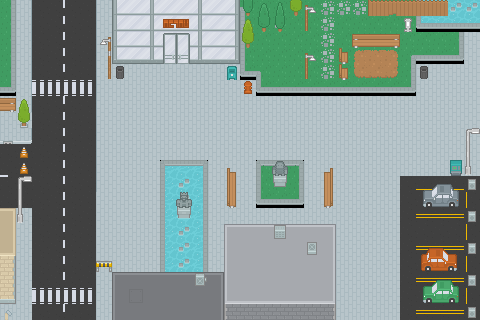

This is a level from a 2D game, rendered from its Tiled map with the project's own tilesets. A one-line summary and the complete map file follow:
An orthogonal 30x20 tile map with 16x16 px tiles, 4 tile layers (terrain, objects, IFOPlayer1, IFOPlayer2).

<map version="1.4" tiledversion="1.4.1" orientation="orthogonal" renderorder="right-down" width="30" height="20" tilewidth="16" tileheight="16" infinite="0" nextlayerid="5" nextobjectid="1">
 <tileset firstgid="1" source="../assets/city.tsx" />
 <layer id="1" name="terrain" width="30" height="20">
  <data encoding="csv">
72,748,715,787,788,715,747,239,351,240,351,351,240,351,241,37,964,964,964,964,964,964,964,964,964,964,212,213,213,213,
72,748,715,787,788,715,747,239,351,240,351,351,240,351,241,70,964,71,964,964,964,964,964,964,964,964,249,250,250,250,
72,748,715,787,788,715,747,239,351,240,351,351,240,351,241,70,964,964,964,964,964,964,964,964,964,964,964,964,72,748,
72,748,715,787,788,715,747,310,385,311,385,385,311,385,312,70,964,964,964,964,964,964,964,964,964,36,108,108,109,748,
72,748,715,787,788,715,747,748,748,748,748,748,748,748,748,107,37,964,964,964,964,964,964,964,964,72,748,748,748,748,
109,748,829,829,829,829,747,748,748,748,748,748,748,748,748,748,107,108,108,108,108,108,108,108,108,109,748,748,748,748,
748,749,715,787,788,715,747,748,748,748,748,748,748,748,748,748,748,748,748,748,748,748,748,748,748,748,748,748,748,748,
748,748,715,787,788,715,747,748,748,748,748,748,748,748,748,748,748,748,748,748,748,748,748,748,748,748,748,748,748,748,
748,748,715,787,788,715,747,748,748,748,748,748,748,748,748,748,748,748,748,748,748,748,748,748,748,748,748,748,748,748,
715,715,715,787,788,715,747,748,748,748,748,748,748,748,748,748,748,748,748,748,748,748,748,748,748,748,748,748,748,748,
714,715,715,787,788,715,747,748,748,748,175,176,177,748,748,748,33,34,35,748,748,748,748,748,748,748,748,748,748,748,
751,715,715,787,788,715,747,748,748,748,212,213,214,748,748,748,70,147,72,748,748,748,748,748,748,748,790,790,790,715,
715,715,715,787,788,715,748,748,748,748,212,213,214,748,748,748,107,108,109,748,748,748,748,748,748,748,715,715,715,715,
26,748,715,787,788,715,748,748,748,748,212,213,214,748,748,748,748,748,748,748,748,748,748,748,748,748,717,717,717,715,
65,748,715,787,788,715,748,748,748,748,212,213,214,748,17,19,19,19,19,19,18,748,748,748,748,748,715,715,715,715,
63,748,715,787,788,715,748,748,748,748,212,213,214,748,20,23,23,23,23,23,57,748,748,748,748,748,717,717,717,715,
197,748,715,787,788,715,748,748,748,748,212,213,214,748,20,23,23,23,23,23,57,748,748,748,748,748,715,715,715,715,
197,748,715,787,788,715,748,9,11,11,11,11,11,10,20,23,23,23,23,23,57,748,748,748,748,748,717,717,717,715,
308,748,829,829,829,829,748,12,53,15,15,15,15,49,54,56,56,56,56,56,55,748,748,748,748,748,715,715,715,715,
748,748,715,787,788,715,748,12,15,15,15,15,15,49,191,192,192,192,192,192,193,748,748,748,748,748,717,717,717,715
</data>
 </layer>
 <layer id="2" name="objects" width="30" height="20">
  <data encoding="csv">
0,749,0,0,0,0,0,0,0,0,0,0,0,0,0,444,404,407,439,601,174,174,174,614,613,541,541,541,0,0,
0,749,0,0,0,0,0,0,0,0,332,333,0,0,0,402,441,444,0,675,174,0,0,0,0,634,0,0,0,0,
0,749,0,0,0,0,600,0,0,0,912,913,0,0,0,439,0,0,0,0,174,0,573,608,574,0,0,0,0,0,
0,749,0,0,0,0,637,0,0,0,949,950,0,0,0,0,0,0,0,601,174,537,936,937,938,0,0,0,0,0,
0,749,0,0,0,0,674,497,0,0,0,0,0,0,605,0,0,0,0,675,174,537,1010,1011,1012,0,497,0,0,0,
0,749,0,0,0,0,0,0,0,0,0,0,0,0,0,534,0,0,0,0,0,0,0,0,0,0,0,0,0,0,
574,402,0,0,0,0,0,0,0,0,0,0,0,0,0,0,0,0,0,0,0,0,0,0,0,0,0,0,0,0,
0,476,0,0,0,0,0,0,0,0,0,0,0,0,0,0,0,0,0,0,0,0,0,0,0,0,0,0,0,0,
858,823,0,0,0,0,0,0,0,0,0,0,0,0,0,0,0,0,0,0,0,0,0,0,0,0,0,0,0,595,
0,681,0,0,0,0,0,0,0,0,0,0,0,0,0,0,0,0,0,0,0,0,0,0,0,0,0,0,0,632,
0,681,0,0,0,0,0,0,0,0,0,0,0,0,538,0,33,111,35,0,535,0,0,0,0,0,0,0,321,669,
0,595,0,0,0,0,0,0,0,0,0,0,0,0,575,0,70,147,72,0,572,0,0,0,0,715,772,773,774,548,
0,632,0,0,0,0,0,0,0,0,0,110,0,0,612,0,107,108,109,0,609,0,0,0,0,715,809,810,811,789,
0,669,0,0,0,0,0,0,0,0,0,252,0,0,0,0,0,0,0,0,0,0,0,0,0,715,0,0,0,548,
0,0,0,0,0,0,0,0,0,0,0,0,0,0,0,0,0,617,0,0,0,0,0,0,0,715,0,0,0,789,
0,0,0,0,0,0,0,0,0,0,0,0,0,0,0,0,0,0,0,546,0,0,0,0,0,715,923,924,925,548,
0,0,0,0,0,0,284,0,0,0,0,0,0,0,0,0,0,0,0,0,0,0,0,0,0,715,960,961,962,789,
0,0,0,0,0,0,0,0,0,0,0,0,549,0,0,0,0,0,0,0,0,0,0,0,0,715,624,625,626,548,
0,0,0,0,0,0,0,0,0,0,0,0,0,0,0,0,0,0,0,0,0,0,0,0,0,715,661,662,663,789,
785,0,0,0,0,0,0,0,0,0,0,0,0,0,0,0,0,0,0,0,0,0,0,0,0,715,0,0,0,548
</data>
 </layer>
 <layer id="3" name="IFOPlayer1" width="30" height="20">
  <data encoding="csv">
0,0,0,0,0,0,0,0,0,0,0,0,0,0,0,0,0,0,0,0,0,0,0,0,0,0,0,0,0,0,
0,0,0,0,0,0,0,0,0,0,0,0,0,0,0,0,0,0,0,0,0,0,0,0,0,0,0,0,0,0,
0,0,0,0,0,0,0,0,0,0,0,0,0,0,0,0,0,0,0,0,0,0,0,0,0,0,0,0,0,0,
0,0,0,0,0,0,0,0,0,0,0,0,0,0,0,0,0,0,0,0,0,0,0,0,0,0,0,0,0,0,
0,0,0,0,0,0,0,0,0,0,0,0,0,0,0,0,0,0,0,0,0,0,0,0,0,0,0,0,0,0,
0,0,0,0,0,0,0,0,0,0,0,0,0,0,0,0,0,0,0,0,0,0,0,0,0,0,0,0,0,0,
0,0,0,0,0,0,0,0,0,0,0,0,0,0,0,0,0,0,0,0,0,0,0,0,0,0,0,0,0,0,
0,0,0,0,0,0,0,0,0,0,0,0,0,0,0,0,0,0,0,0,0,0,0,0,0,0,0,0,0,0,
0,0,0,0,0,0,0,0,0,0,0,0,0,0,0,0,0,0,0,0,0,0,0,0,0,0,0,0,0,595,
0,0,0,0,0,0,0,0,0,0,0,0,0,0,0,0,0,0,0,0,0,0,0,0,0,0,0,0,0,632,
0,0,0,0,0,0,0,0,0,0,0,0,0,0,0,0,0,0,0,0,0,0,0,0,0,0,0,0,0,0,
0,595,0,0,0,0,0,0,0,0,0,0,0,0,0,0,0,0,0,0,0,0,0,0,0,0,0,0,0,0,
0,632,0,0,0,0,0,0,0,0,0,0,0,0,0,0,0,0,0,0,0,0,0,0,0,0,0,0,0,0,
0,0,0,0,0,0,0,0,0,0,0,0,0,0,0,0,0,0,0,0,0,0,0,0,0,0,0,0,0,0,
0,0,0,0,0,0,0,0,0,0,0,0,0,0,17,19,19,19,19,19,18,0,0,0,0,0,0,0,0,0,
0,0,0,0,0,0,0,0,0,0,0,0,0,0,0,0,0,0,0,0,0,0,0,0,0,0,0,0,0,0,
0,0,0,0,0,0,0,0,0,0,0,0,0,0,0,0,0,0,0,0,0,0,0,0,0,0,0,0,0,0,
0,0,0,0,0,0,0,0,0,0,0,0,0,0,0,0,0,0,0,0,0,0,0,0,0,0,0,0,0,0,
0,0,0,0,0,0,0,0,0,0,0,0,0,0,0,0,0,0,0,0,0,0,0,0,0,0,0,0,0,0,
0,0,0,0,0,0,0,0,0,0,0,0,0,0,0,0,0,0,0,0,0,0,0,0,0,0,0,0,0,0
</data>
 </layer>
 <layer id="4" name="IFOPlayer2" width="30" height="20">
  <data encoding="csv">
0,0,0,0,0,0,0,0,0,0,0,0,0,0,0,0,0,0,0,0,0,0,0,0,0,0,0,0,0,0,
0,0,0,0,0,0,0,0,0,0,0,0,0,0,0,0,0,0,0,0,0,0,0,0,0,0,0,0,0,0,
0,0,0,0,0,0,0,0,0,0,0,0,0,0,0,0,0,0,0,0,0,0,0,0,0,0,0,0,0,0,
0,0,0,0,0,0,0,0,0,0,0,0,0,0,0,0,0,0,0,0,0,0,0,0,0,0,0,0,0,0,
0,0,0,0,0,0,0,0,0,0,0,0,0,0,0,0,0,0,0,0,0,0,0,0,0,0,0,0,0,0,
0,0,0,0,0,0,0,0,0,0,0,0,0,0,0,0,0,0,0,0,0,0,0,0,0,0,0,0,0,0,
0,0,0,0,0,0,0,0,0,0,0,0,0,0,0,0,0,0,0,0,0,0,0,0,0,0,0,0,0,0,
0,0,0,0,0,0,0,0,0,0,0,0,0,0,0,0,0,0,0,0,0,0,0,0,0,0,0,0,0,0,
0,0,0,0,0,0,0,0,0,0,0,0,0,0,0,0,0,0,0,0,0,0,0,0,0,0,0,0,0,0,
0,0,0,0,0,0,0,0,0,0,0,0,0,0,0,0,0,0,0,0,0,0,0,0,0,0,0,0,0,0,
0,0,0,0,0,0,0,0,0,0,0,0,0,0,0,0,0,0,0,0,0,0,0,0,0,0,0,0,0,0,
0,0,0,0,0,0,0,0,0,0,0,0,0,0,0,0,0,0,0,0,0,0,0,0,0,0,0,0,0,0,
0,0,0,0,0,0,0,0,0,0,0,0,0,0,0,0,0,0,0,0,0,0,0,0,0,0,0,0,0,0,
0,0,0,0,0,0,0,0,0,0,0,0,0,0,0,0,0,0,0,0,0,0,0,0,0,0,0,0,0,0,
0,0,0,0,0,0,0,0,0,0,0,0,0,0,0,0,0,617,0,0,0,0,0,0,0,0,0,0,0,0,
0,0,0,0,0,0,0,0,0,0,0,0,0,0,0,0,0,0,0,0,0,0,0,0,0,0,0,0,0,0,
0,0,0,0,0,0,0,0,0,0,0,0,0,0,0,0,0,0,0,0,0,0,0,0,0,0,0,0,0,0,
0,0,0,0,0,0,0,0,0,0,0,0,0,0,0,0,0,0,0,0,0,0,0,0,0,0,0,0,0,0,
0,0,0,0,0,0,0,0,0,0,0,0,0,0,0,0,0,0,0,0,0,0,0,0,0,0,0,0,0,0,
0,0,0,0,0,0,0,0,0,0,0,0,0,0,0,0,0,0,0,0,0,0,0,0,0,0,0,0,0,0
</data>
 </layer>
</map>
